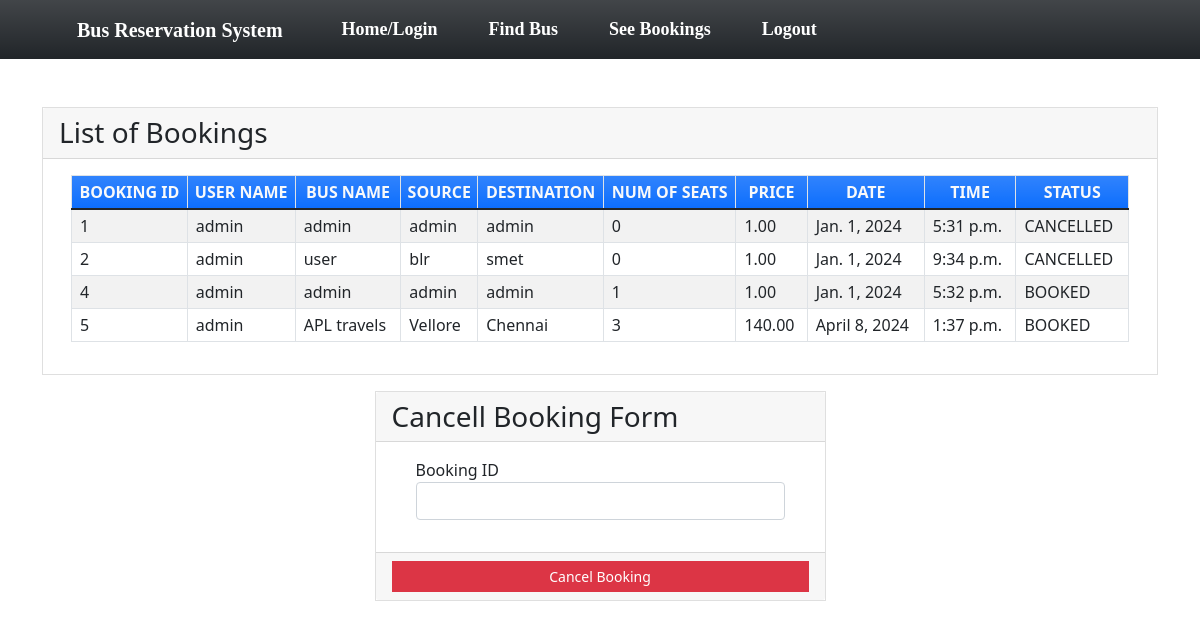
/seebookings (signed in), run on the app's committed database.
### myapp/models.py (models this page shows, shortened)
class Book(models.Model):
    BOOKED = 'B'
    CANCELLED = 'C'
    TICKET_STATUSES = ((BOOKED, 'Booked'),
                       (CANCELLED, 'Cancelled'),)
    email = models.EmailField()
    name = models.CharField(max_length=30)
    userid =models.DecimalField(decimal_places=0, max_digits=2)
    busid=models.DecimalField(decimal_places=0, max_digits=2)
    bus_name = models.CharField(max_length=30)
    source = models.CharField(max_length=30)
    dest = models.CharField(max_length=30)
    nos = models.DecimalField(decimal_places=0, max_digits=2)
    price = models.DecimalField(decimal_places=2, max_digits=6)
    date = models.DateField()
    time = models.TimeField()
    status = models.CharField(choices=TICKET_STATUSES, default=BOOKED, max_length=2)
    class Meta:
        verbose_name_plural = "List of Books"

### myapp/views.py (the view)
# urls.py: path('seebookings', views.seebookings, name="seebookings"),
@login_required(login_url='signin')
def seebookings(request,new={}):
    context = {}
    id_r = request.user.id
    book_list = Book.objects.filter(userid=id_r)
    if book_list:
        return render(request, 'myapp/booklist.html', locals())
    else:
        context["error"] = "Sorry no buses booked"
        return render(request, 'myapp/findbus.html', context)

### myapp/templates/myapp/booklist.html (shortened to what this page needs)
{% extends 'myapp/base.html' %} {% block content %}
<div class="container my-5">
    <div class="card rounded-0">
        <div class="card-header">
            <div class="card-title h3 mb-0">List of Bookings</div>
        </div>
        <div class="card-body">
            <div class="container-fluid">
                <table class="table table-bordered table-striped">
                    <thead>
                        <tr class="bg-gradient bg-primary text-light">
                            <th class="p-1 text-center">BOOKING ID</th>
                            <th class="p-1 text-center">USER NAME</th>
                            <th class="p-1 text-center">BUS NAME</th>
                            <th class="p-1 text-center">SOURCE</th>
                            <th class="p-1 text-center">DESTINATION</th>
                            <th class="p-1 text-center">NUM OF SEATS</th>
                            <th class="p-1 text-center">PRICE</th>
                            <th class="p-1 text-center">DATE</th>
                            <th class="p-1 text-center">TIME</th>
                            <th class="p-1 text-center">STATUS</th>
                        </tr>
                    </thead>
                    {% for row in book_list %}
                    <tr>
                        <td class="px-2 py-1 align-middle">{{row.id}}</td>
                        <td class="px-2 py-1 align-middle">{{row.name}}</td>
                        <td class="px-2 py-1 align-middle">{{row.bus_name}}</td>
                        <td class="px-2 py-1 align-middle">{{row.source}}</td>
                        <td class="px-2 py-1 align-middle">{{row.dest}}</td>
                        <td class="px-2 py-1 align-middle">{{row.nos}}</td>
                        <td class="px-2 py-1 align-middle">{{row.price}}</td>
                        <td class="px-2 py-1 align-middle">{{row.date}}</td>
                        <td class="px-2 py-1 align-middle">{{row.time}}</td>
                        <td class="px-2 py-1 align-middle">{{row.status}}</td>
                    </tr>
                    {% endfor %}
                </table>
            </div>
        </div>
    </div>
    <div class="row mt-3 justify-content-center">
        <div class="col-lg-5 col-md-7 col-sm-10 col-xs-12">
            <div class="card rounded-0">
                <div class="card-header">
                    <div class="card-title h3 mb-0">Cancell Booking Form</div>
                </div>
                <div class="card-body">
                    <div class="container-fluid">
                        <form action="{% url 'cancellings' %}" method="post" id="cancel-form">
                            <div class="mb-3">
                                <label for="bus_id" class="control-label">Booking ID</label>
                                <input name='bus_id' class="form-control" type="number" id="bus_id">
                            </div>
                        </form>
                    </div>
                </div>
                <div class="card-footer text-center">
                    <button class="btn btn-sm rounded-0 btn-danger w-100" form="cancel-form">Cancel Booking</button>
                </div>
            </div>
        </div>
    </div>
</div>
{% endblock %}

### myapp/templates/myapp/base.html (shortened to what this page needs)
<!doctype html>
<html lang="en">
<head>
    <link rel="stylesheet" href="https://cdn.jsdelivr.net/npm/bootstrap@5.1.3/dist/css/bootstrap.min.css">
</head>
<body>
<nav class="navbar navbar-expand-lg navbar-light bg-gradient bg-dark">
    <div class="container">
            <a class="navbar-brand" href="#" style="color: white;">Bus Reservation System</a>
        <div class="collapse navbar-collapse" id="navbarNavAltMarkup">
            <div class="navbar-nav" >
                <a class="nav-item nav-link active" href="{% url 'home' %}" style="color: white;">Home/Login</a>
                <a class="nav-item nav-link" href="{% url 'findbus' %}" style="color: white;">Find Bus</a>
                <a class="nav-item nav-link" href="{% url 'seebookings' %}" style="color: white;">See Bookings</a>
                {% if request.user.is_active %}
                <a class="nav-item nav-link " href="{% url 'signout' %}" style="color: white;">Logout</a>
                {% else %}
                <a class="nav-item nav-link " href="{% url 'signup' %}" style="color: white;">Registration</a>
                {% endif %}
            </div>
        </div>
    </div>
</nav>
{% block content %}
{% endblock %}
</body>
</html>

### myapp/templates/myapp/base.html (style rules this page uses)
body { background-image: url(https://i.pinimg.com/564x/3a/f1/2d/3af12d37b308d2a2fa9ce3af6f687e25.jpg); background-repeat: no-repeat; background-size: cover; }
nav a { text-decoration: none; font-size: 18px; color:white; font-weight: 800; margin-left: 35px; font-family:"georgia",serif; transition: .3s; }
nav a:after { position: absolute; left: 0; width:0; height:3px; background:deeppink; transition: .3s; bottom:0; }

### data on the page
Book: id "1", name "admin", bus_name "admin", source "admin", dest "admin", nos "0", price "1.00", date "Jan. 1, 2024", time "5:31 p.m.", status "CANCELLED"
Book: id "2", name "admin", bus_name "user", source "blr", dest "smet", nos "0", price "1.00", date "Jan. 1, 2024", time "9:34 p.m.", status "CANCELLED"
Book: id "4", name "admin", bus_name "admin", source "admin", dest "admin", nos "1", price "1.00", date "Jan. 1, 2024", time "5:32 p.m.", status "BOOKED"
Book: id "5", name "admin", bus_name "APL travels", source "Vellore", dest "Chennai", nos "3", price "140.00", date "April 8, 2024", time "1:37 p.m.", status "BOOKED"
